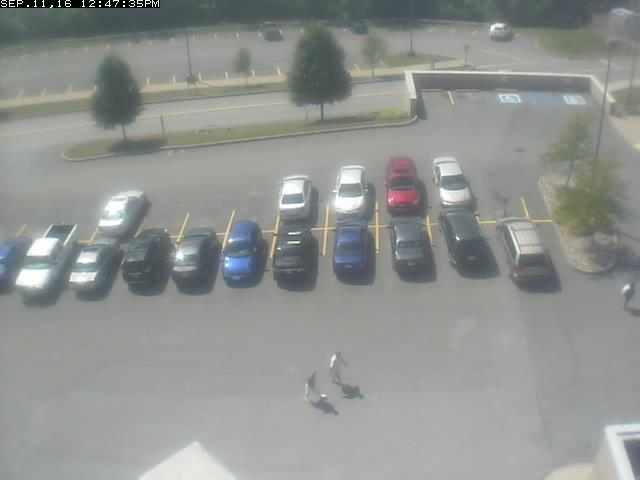
#> input picture KevinEllis/image1.jpg, 640 x 480 px
$ python PLOTv1.py
#> lines starting #> are read from the running program, lines starting #| are printed output that depends on the picture; after the words box and inside, x2 and y2 are one past the last pixel; in counts of white or black regions, pixels touching at a corner belong together
import cv2
import os
import json
import numpy as np
import matplotlib.pyplot as plt
import matplotlib.image as mpimg

def getmin(p1,p2,p3,p4): #Gets the min Y and X values
    minx =  min(p1[0],p2[0],p3[0],p4[0])
    miny =  min(p1[1],p2[1],p3[1],p4[1])
    return(minx,miny) #Returns (x,y) Pair
def getmax(p1,p2,p3,p4): #Gets the max Y and X values
    maxx =  max(p1[0],p2[0],p3[0],p4[0])
    maxy =  max(p1[1],p2[1],p3[1],p4[1])
    return(maxx,maxy) #Returns (x,y) Pair

# [47 lines left out: functions histogram, comparehist, drawline, not called in this run]

def saveparkingspace(newimg,spot): #Saves each Individual spot in Spots Folder
    dirname = 'Spots'
    resizeimage = cv2.resize(spot,(50,70)) #resizes image to 50 x 70
    cv2.imwrite(os.path.join(dirname, newimg + '.jpg'), resizeimage)

def maskimage(topleft,topright,botright,botleft): #Masks the image.
    mask = np.zeros(image.shape, dtype=np.uint8)
    roi_corners = np.array([[topleft, topright, botright,botleft]], dtype=np.int32)  # fill the ROI so it doesn't get wiped out when the mask is applied
    channel_count = image.shape[2]  # i.e. 3 or 4 depending on your image
    ignore_mask_color = (255,)*channel_count
    cv2.fillPoly(mask, roi_corners, ignore_mask_color)
    masked_image = cv2.bitwise_and(image, mask)  # apply the mask
    return(masked_image)

def average(image,index): #called by averagecolors function
    sum = 0
    count = 0
    for row in image:
        for col in row:
            if col[index] !=0:
                sum += col[index]
                count = count+1
    return float(sum) / count

def averagePng(image): #for canny
    count = 0
    for row in image:
        for col in row:
            if col == 255:
                count = count + 1

    return count
def averagecolors(image): #returns an array of [B,G,R] for that spot
    avg = [average(image,0) , average(image,1) , average(image, 2)]
    return (avg) #returns touple on rgbavg
def cannyedgedetection(spotforcanny,parkingspacelocation): #Detects edges
    sigma=0.30
    v = np.median(spotforcanny)
    lower = int(max(0, (1.0 - sigma) * v))
    upper = int(min(255, (1.0 + sigma) * v))
    edges = cv2.Canny(spotforcanny,lower,upper)
    avg = averagePng(edges)
    #plt.subplot(121),plt.imshow(spotforcanny,cmap = 'gray')
    #plt.title('Original Image'), plt.xticks([]), plt.yticks([])
    plt.plot(122),plt.imshow(edges,cmap = 'gray')
    plt.title('Edge Image'), plt.xticks([]), plt.yticks([])
    dirname = 'canny edges'
    plt.savefig(os.path.join(dirname, parkingspacelocation +  'Edge' + '.png'),transparent=True) #Saves the image to Edges folder
    plt.close()
    if avg > 330:
        return False,edges
    return True,edges

def sharpen(spot): #Sharpens the image for better edge detection
    #Create the identity filter, but with the 1 shifted to the right!
    kernel = np.zeros( (9,9), np.float32)
    kernel[4,4] = 2.0   #Identity, times two!
    #Create a box filter:
    boxFilter = np.ones( (9,9), np.float32) / 81.0
    #Subtract the two:
    kernel = kernel - boxFilter
    #Note that we are subject to overflow and underflow here...but I believe that
    # filter2D clips top and bottom ranges on the output, plus you'd need a
    # very bright or very dark pixel surrounded by the opposite type.
    custom = cv2.filter2D(spot, -1, kernel)
    return custom

def withinRange(avg1, avg2):
    #range = 0.2
    threshold = 4
    blue_diff = abs(avg1[0]-avg2[0])
    green_diff = abs(avg1[1]-avg2[1])
    red_diff = abs(avg1[2]-avg2[2])
    #print(blue_diff, green_diff, red_diff)
    avg_diff = (blue_diff + green_diff + red_diff)/3
    avgbluediff = abs(blue_diff - avg_diff)
    avggreendiff = abs(green_diff - avg_diff)
    avgreddiff = abs(red_diff - avg_diff)
    #print(avgbluediff,avggreendiff,avgreddiff)
    if((abs(blue_diff - avg_diff) < threshold) and (abs(green_diff - avg_diff) < threshold) and (abs(red_diff - avg_diff) < threshold)):
        return True
    else:
        return False

    # [12 lines of commented-out code are left out]

def boxemup(image,topleft,topright,botright,botleft, color):
    line_sz = 2
    diff = 5
    cv2.line(image,(topleft[0] +diff,topleft[1]),(topright[0] -diff,topright[1]),color, line_sz)#1 -> 2
    cv2.line(image,(topleft[0] +diff,topleft[1]),(botleft[0] +diff ,botleft[1]),color, line_sz) #1 -> 3
    cv2.line(image,(topright[0] -diff ,topright[1]),(botright[0] - diff,botright[1]),color, line_sz) #2 -> 4
    cv2.line(image,(botleft[0] +diff,botleft[1]),(botright[0] -diff ,botright[1]),color, line_sz) #3 -> 4
    return image

def drawBoundBox(img,  color):
    line_size = 3
    #top horizontal line
    cv2.line(img, (0, 0), (0, len(img[0])), color, line_size)
    #left vertical line
    cv2.line(img, (0, 0), (0, len(img)), color, line_size)
    #bottom horizontal line
    cv2.line(img, (0, len(img)), (len(img[0]), len(img)), color, line_size)
    #right vertical line
    cv2.line(img, (len(img[0]), 0), (len(img[0]), len(img)), color, line_size)

if __name__ == "__main__":
    image = cv2.imread('image1.jpg', -1)
#> image is the input picture: shape (480, 640, 3); mean B, G, R 144.6, 147.8, 144.4
    image = cv2.resize(image,(640,480))
    red_color = (0,0,255)
    green_color = (0,255,0)

    with open('newj.json') as data_file:
#> (reads KevinEllis/newj.json from the repository)
        data = json.load(data_file)
    for parkingspot in data:
            parkingspacelocation = "Space # " + str(parkingspot)
            topleft = (int(data[parkingspot]['space'][0]['x']),int(data[parkingspot]['space'][0]['y']))
            topright = (int(data[parkingspot]['space'][3]['x']),int(data[parkingspot]['space'][3]['y']))
            botleft = (int(data[parkingspot]['space'][1]['x']),int(data[parkingspot]['space'][1]['y']))
            botright= (int(data[parkingspot]['space'][2]['x']),int(data[parkingspot]['space'][2]['y']))

            #  CODE THAT APPLYS MASK TO PARKING SPACE
            masked_image = maskimage(topleft,topright,botright,botleft)
#> in maskimage, `cv2.fillPoly(mask, roi_corners, ignore_mask_color)`:
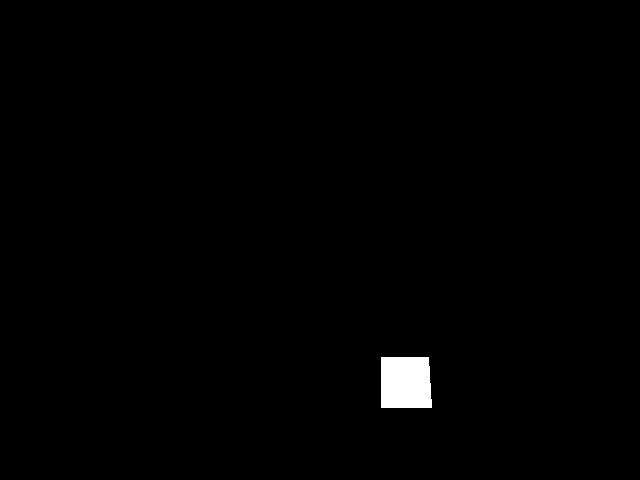
#> mask: shape (480, 640, 3); 0.82% white; 1 white region, box (x1, y1, x2, y2) and area: (381, 357, 432, 408) 2524
            minpoint = getmin(topleft,topright,botleft,botright)
            maxpoint = getmax(topleft,topright,botleft,botright)
            maskedparkingspace = masked_image[minpoint[1]:maxpoint[1], minpoint[0]:maxpoint[0]]
            #histogram(maskedparkingspace,parkingspacelocation)

            saveparkingspace(parkingspacelocation,maskedparkingspace)
#> in saveparkingspace, `resizeimage = cv2.resize(spot,(50,70))`:
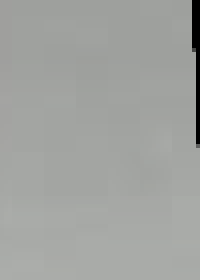
#> resizeimage: shape (70, 50, 3) (shown 4 times larger); mean B, G, R 159.9, 162.8, 160.9


            #  FOR COLOR DETECTION
            gray_spot = cv2.imread('Spots/Space # 0.jpg')
            gray_spot_avg = averagecolors(gray_spot)
#> the loop in average, `for row in image:` made 70 passes
#> after the loop in average, `for row in image:`: count = 3459; sum = 559575
#> the loop in average (call 2), `for row in image:` made 70 passes
#> in averagecolors, `avg = [average(image,0) , average(image,1) , average(image, 2)]`: avg = [161.8, 164, 162.8]
#> gray_spot_avg = [161.8, 164, 162.8]
            print(parkingspacelocation)
            #print('Gavg',gray_spot_avg)
            avg = averagecolors(maskedparkingspace)
#> avg = [162.2, 165.2, 163.2]
            #print('Cavg',avg)
            colorResult = withinRange(gray_spot_avg, avg)
#> in withinRange, `blue_diff = abs(avg1[0]-avg2[0])`: blue_diff = 0.414
#> in withinRange, `green_diff = abs(avg1[1]-avg2[1])`: green_diff = 1.18
#> in withinRange, `red_diff = abs(avg1[2]-avg2[2])`: red_diff = 0.421
#> in withinRange, `avg_diff = (blue_diff + green_diff + red_diff)/3`: avg_diff = 0.673
#> in withinRange, `avgbluediff = abs(blue_diff - avg_diff)`: avgbluediff = 0.259
#> in withinRange, `avggreendiff = abs(green_diff - avg_diff)`: avggreendiff = 0.512
#> in withinRange, `avgreddiff = abs(red_diff - avg_diff)`: avgreddiff = 0.252
#> colorResult = True
            #FOR EDGE DETECTION
            gray_image = cv2.cvtColor(maskedparkingspace, cv2.COLOR_BGR2GRAY)
            sharp = sharpen(gray_image)
            edgesResult = cannyedgedetection(sharp,parkingspacelocation)
#> in cannyedgedetection, `v = np.median(spotforcanny)`: v = 164
#> in cannyedgedetection, `lower = int(max(0, (1.0 - sigma) * v))`: lower = 114
#> in cannyedgedetection, `upper = int(min(255, (1.0 + sigma) * v))`: upper = 213
#> in cannyedgedetection, `edges = cv2.Canny(spotforcanny,lower,upper)`:
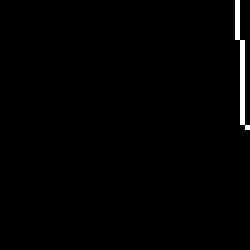
#> edges: shape (50, 50) (shown 5 times larger); 1% white in thin lines or dots, all inside (x1, y1, x2, y2) = (47, 0, 50, 26)
#> the loop in averagePng, `for row in image:` made 50 passes
#> after the loop in averagePng, `for row in image:`: count = 26
#> in cannyedgedetection, `plt.savefig(os.path.join(dirname, parkingspacelocation +  'Edge' + '.p..`:
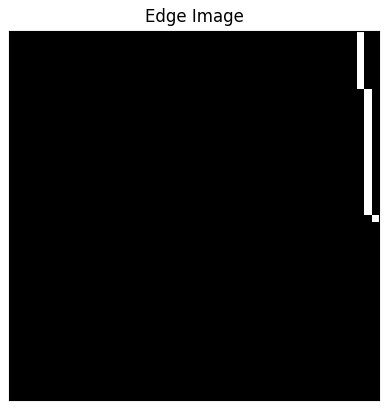
#> figure drawn by matplotlib, 1 panel
            print('\n')


            if edgesResult[0] == False:
                drawBoundBox(maskedparkingspace, red_color)
                image = boxemup(image ,topleft,topright,botright,botleft, red_color)
            elif colorResult == False:
                drawBoundBox(maskedparkingspace, red_color)
                image  = boxemup(image ,topleft,topright,botright,botleft, red_color)
            else:
                drawBoundBox(maskedparkingspace, green_color)
#> in drawBoundBox, `cv2.line(img, (0, len(img)), (len(img[0]), len(img)), color, line_size)`: img: shape (50, 50, 3); mean B, G, R 143.8, 171.4, 144.7
#> in drawBoundBox, `cv2.line(img, (len(img[0]), 0), (len(img[0]), len(img)), color, line_s..`:
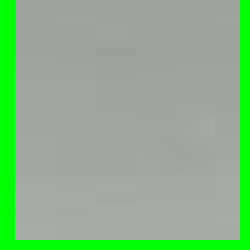
#> img: shape (50, 50, 3) (shown 5 times larger); mean B, G, R 139.8, 177.1, 140.7
                image  = boxemup(image ,topleft,topright,botright,botleft, green_color)
#> in boxemup, `cv2.line(image,(topright[0] -diff ,topright[1]),(botright[0] - diff,bo..`:
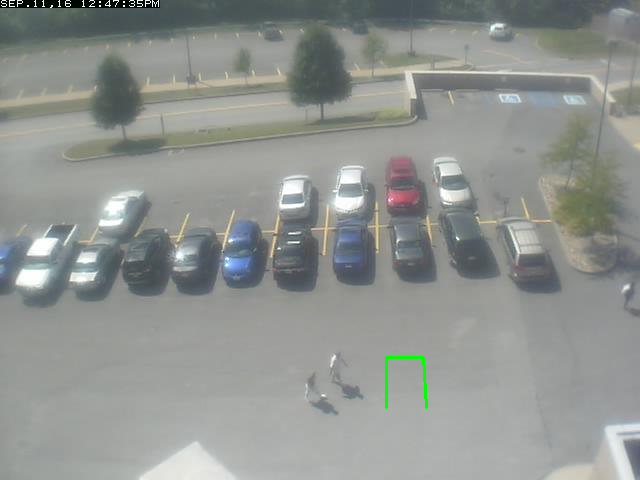
#> image: shape (480, 640, 3); mean B, G, R 144.4, 147.9, 144.2
#> in boxemup, `cv2.line(image,(botleft[0] +diff,botleft[1]),(botright[0] -diff ,botri..`: image: shape (480, 640, 3); 0.04% of pixels changed, all inside (x1, y1, x2, y2) = (387, 406, 426, 409)
cv2.imwrite('output.jpg', image)
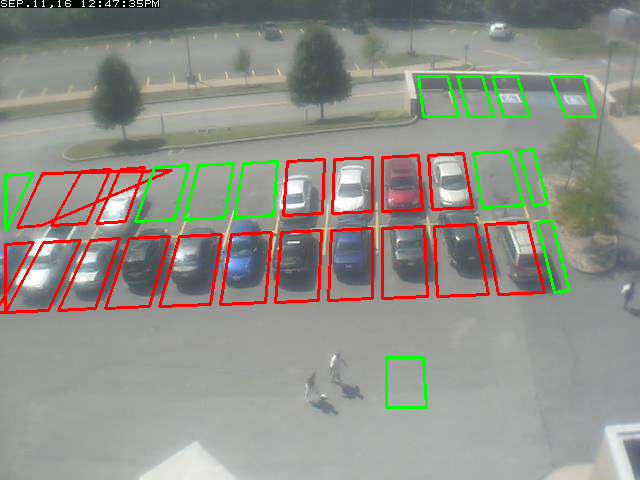
#> saved as output.jpg: shape (480, 640, 3); mean B, G, R 136.9, 144.5, 145.9
